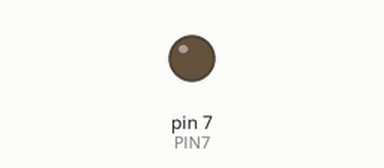
Simulated run of this sketch. Board: Arduino Uno, built with avr-gcc and run on an emulated ATmega328P. Parts: output pins drawn as LEDs (lit = HIGH).

Above: at 0.1 s.
At 3.1 s:
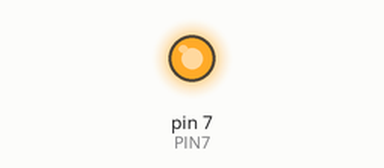
Timing chart, 0 to 4.6 s (numbered marks = the images above):
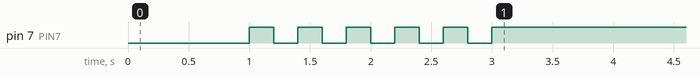

Measured:
- by itself, pin 7 (PIN7): alternates HIGH for 0.20 s and LOW for 0.20 s, 10 changes in all, then stays HIGH

The sketch:

05_practice_2.ino
```cpp
#define PIN7 7

void setup() {
  pinMode(PIN7, OUTPUT);
  digitalWrite(PIN7, LOW);
  delay(1000);
  int counter = 0;
  while(counter < 5) {
    digitalWrite(PIN7, HIGH);
    delay(200);
    digitalWrite(PIN7, LOW);
    counter++;
    delay(200);
  }
}

void loop() {
  digitalWrite(PIN7, HIGH);
}
```
